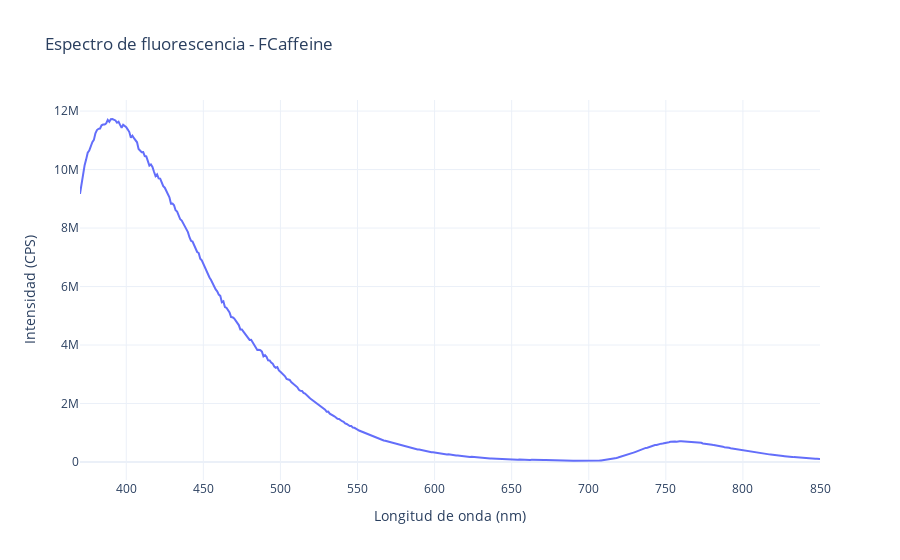
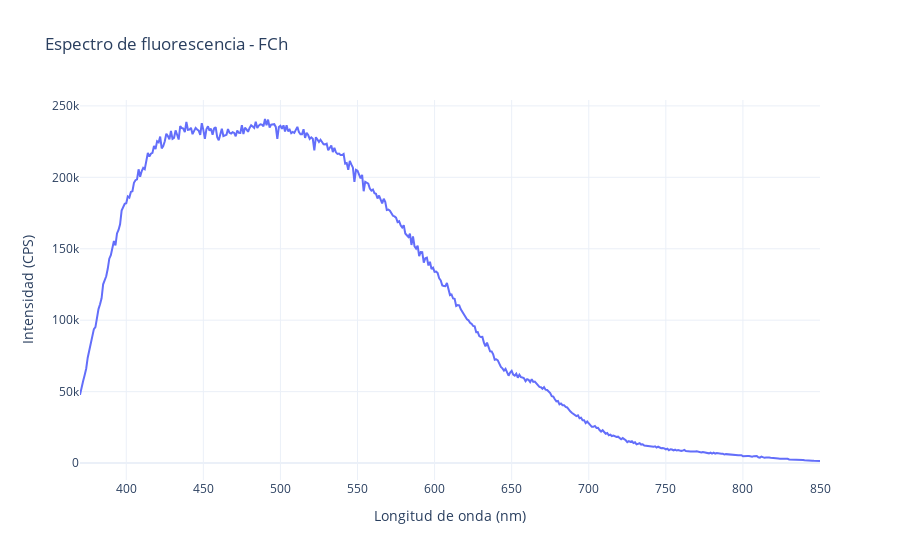
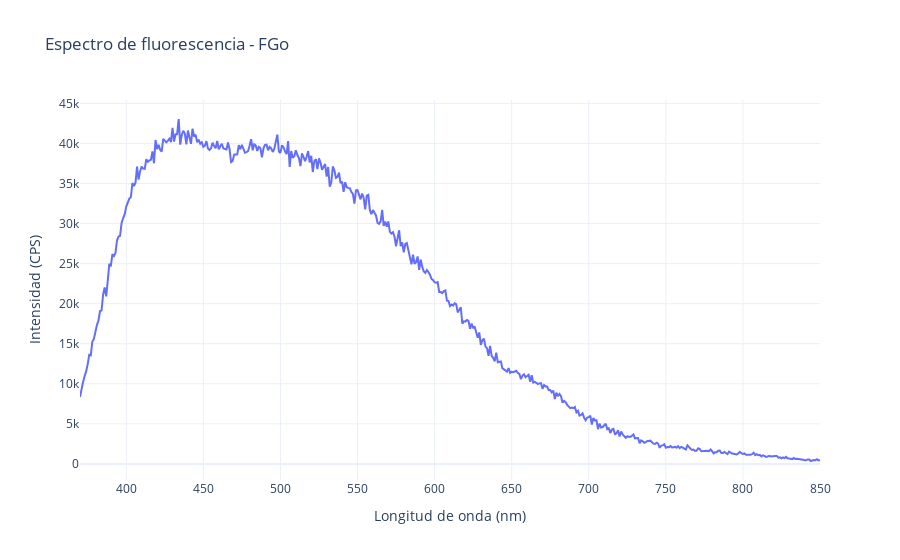
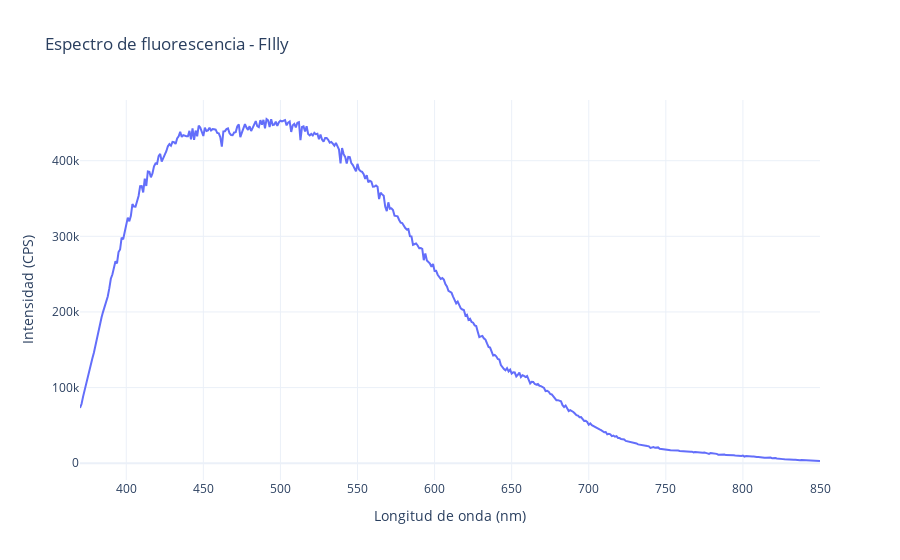

These figures' notebook cell, in order:
### Code cell
import os
import pandas as pd
import numpy as np
import plotly.graph_objects as go
from datetime import datetime

# Leer todos los CSV del directorio
archivos_csv = [f for f in os.listdir() if f.endswith('_data.csv')]

# Definir regiones espectrales
regiones = {
    '300–400 nm': (300, 400),
    '400–500 nm': (400, 500),
    '500–600 nm': (500, 600),
    '600–700 nm': (600, 700),
    '700–800 nm': (700, 800),
    '800–900 nm': (800, 900)
}

# Procesar cada archivo
for archivo in archivos_csv:
    nombre_base = archivo.replace("_data.csv", "")
    df = pd.read_csv(archivo)
    
    # Limpieza de datos: convertir a numérico y eliminar NaNs
    df["CPS"] = pd.to_numeric(df["CPS"], errors="coerce")
    df = df.dropna()

    nm = df["nm"].values
    cps = df["CPS"].values

    # Métricas
    max_val = np.max(cps)
    min_val = np.min(cps)
    avg = np.mean(cps)
    std = np.std(cps)
    auc = np.trapezoid(cps, nm)
    lambda_max = nm[np.argmax(cps)]
    lambda_min = nm[np.argmin(cps)]

    promedios_regiones = {}
    for nombre, (a, b) in regiones.items():
        datos_region = df[(df["nm"] >= a) & (df["nm"] <= b)]["CPS"]
        promedio = np.mean(datos_region) if not datos_region.empty else np.nan
        promedios_regiones[nombre] = promedio

    # Tabla resumen
    tabla = pd.DataFrame([{
        "Muestra": nombre_base,
        "Máx. CPS": round(max_val, 3),
        "Mín. CPS": round(min_val, 3),
        "Promedio": round(avg, 3),
        "Desv. Estándar": round(std, 3),
        "AUC": round(auc, 2),
        "λ máx (nm)": round(lambda_max, 1),
        "λ mín (nm)": round(lambda_min, 1),
        **{k: round(v, 3) if not np.isnan(v) else None for k, v in promedios_regiones.items()}
    }])

    display(tabla)

    # Gráfica interactiva
    fig = go.Figure()
    fig.add_trace(go.Scatter(
        x=df["nm"],
        y=df["CPS"],
        mode='lines',
        name=nombre_base
    ))
    fig.update_layout(
        title=f"Espectro de fluorescencia - {nombre_base}",
        xaxis_title="Longitud de onda (nm)",
        yaxis_title="Intensidad (CPS)",
        template="plotly_white"
    )
    fig.show()

### Figure 1 — Plotly figure (JSON) as saved in the notebook; plotly's stock layout.template omitted (floating-point values rounded to 4 significant figures; data arrays with more than 128 entries replaced by an {"elided": "..."} marker saying what was removed)
{"data": [{"mode": "lines", "name": "FCaffeine", "type": "scatter", "x": {"elided": "481 int values"}, "y": {"elided": "481 int values"}}], "layout": {"title": {"text": "Espectro de fluorescencia - FCaffeine"}, "xaxis": {"title": {"text": "Longitud de onda (nm)"}}, "yaxis": {"title": {"text": "Intensidad (CPS)"}}}}

### Figure 2 — Plotly figure (JSON) as saved in the notebook; plotly's stock layout.template omitted (floating-point values rounded to 4 significant figures; data arrays with more than 128 entries replaced by an {"elided": "..."} marker saying what was removed)
{"data": [{"mode": "lines", "name": "FCh", "type": "scatter", "x": {"elided": "481 int values"}, "y": {"elided": "481 int values"}}], "layout": {"title": {"text": "Espectro de fluorescencia - FCh"}, "xaxis": {"title": {"text": "Longitud de onda (nm)"}}, "yaxis": {"title": {"text": "Intensidad (CPS)"}}}}

### Figure 3 — Plotly figure (JSON) as saved in the notebook; plotly's stock layout.template omitted (floating-point values rounded to 4 significant figures; data arrays with more than 128 entries replaced by an {"elided": "..."} marker saying what was removed)
{"data": [{"mode": "lines", "name": "FGo", "type": "scatter", "x": {"elided": "481 int values"}, "y": {"elided": "481 int values"}}], "layout": {"title": {"text": "Espectro de fluorescencia - FGo"}, "xaxis": {"title": {"text": "Longitud de onda (nm)"}}, "yaxis": {"title": {"text": "Intensidad (CPS)"}}}}

### Figure 4 — Plotly figure (JSON) as saved in the notebook; plotly's stock layout.template omitted (floating-point values rounded to 4 significant figures; data arrays with more than 128 entries replaced by an {"elided": "..."} marker saying what was removed)
{"data": [{"mode": "lines", "name": "FIlly", "type": "scatter", "x": {"elided": "481 int values"}, "y": {"elided": "481 int values"}}], "layout": {"title": {"text": "Espectro de fluorescencia - FIlly"}, "xaxis": {"title": {"text": "Longitud de onda (nm)"}}, "yaxis": {"title": {"text": "Intensidad (CPS)"}}}}
